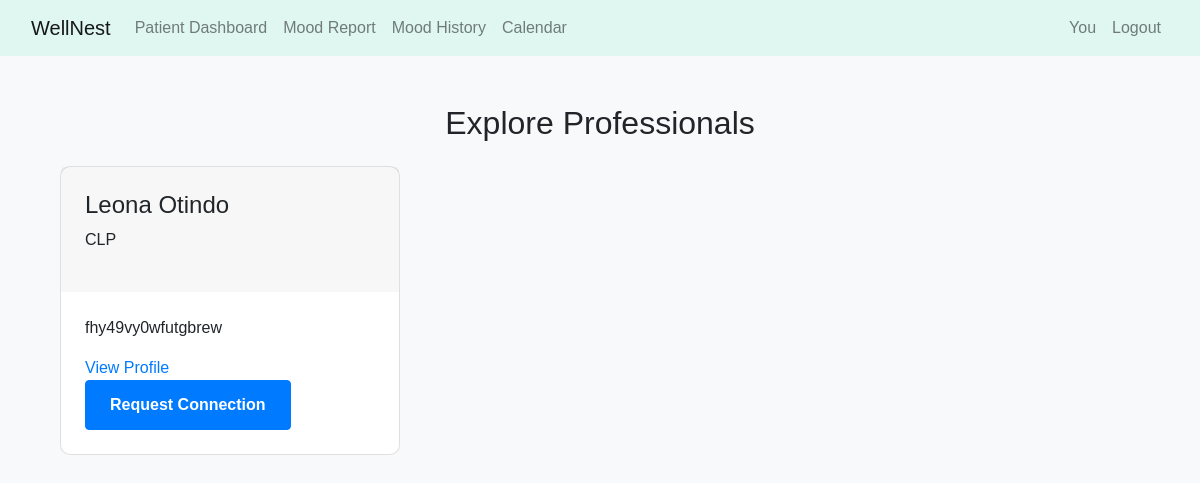
The app's page /explore-professionals/ (signed in), older data.
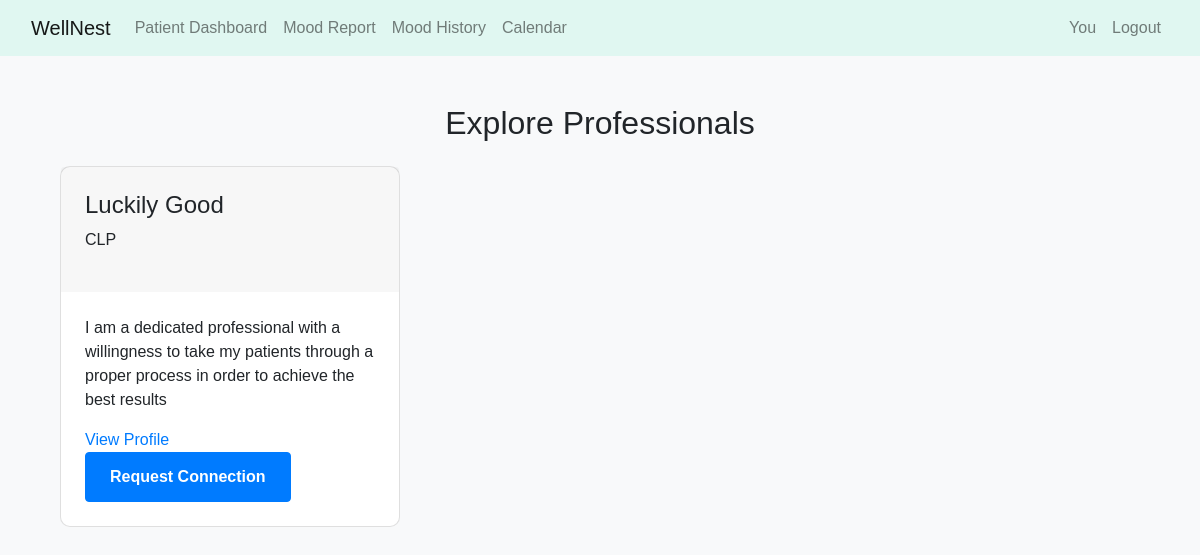
The same page, newer data.
### website/models.py (models this page shows, shortened)
class MentalHealthProfessional(models.Model):
    PROFESSION_CHOICES = [
        ('PSY', 'Psychiatrist'),
        ('CLP', 'Clinical Psychologist'),
        ('CP', 'Counseling Psychologist'),
        ('SW', 'Clinical Social Worker'),
        ('MFT', 'Marriage & Family Therapist'),
        ('LPC', 'Licensed Professional Counselor'),
        ('ART', 'Art Therapist'),
        ('MHC', 'Mental Health Counselor'),
    ]
    APPROACH_CHOICES = [
        ('CBT', 'Cognitive Behavioral Therapy'),
        ('PDY', 'Psychodynamic Therapy'),
        ('HMN', 'Humanistic Therapy'),
        ('INT', 'Integrative Therapy'),
        ('DBT', 'Dialectical Behavior Therapy'),
        ('ACT', 'Acceptance & Commitment Therapy'),
        ('EMD', 'EMDR'),
        ('SOL', 'Solution-Focused Therapy'),
    ]
    user = models.OneToOneField(User, on_delete=models.CASCADE, related_name='mental_health_pro')
    profession = models.CharField(max_length=3, choices=PROFESSION_CHOICES)
    license_number = models.CharField(max_length=50, unique=True)
    license_state = models.CharField(max_length=50, null=True, blank=True)
    therapeutic_approaches = models.CharField(max_length=200, null=True, blank=True)  # Comma-separated list of APPROACH_CHOICES
    bio = models.TextField(blank=True)
    profile_complete = models.BooleanField(default=False)
    years_of_experience = models.PositiveIntegerField(default=0)
    qualifications = models.TextField(null=True, blank=True)
    areas_of_focus = models.TextField(help_text="Specific mental health conditions or populations you specialize in")
    practice_name = models.CharField(max_length=200, blank=True)
    website = models.URLField(blank=True)
    accepts_insurance = models.BooleanField(default=False)
    sliding_scale = models.BooleanField(default=False)
    phone = models.CharField(max_length=20)
    emergency_contact = models.CharField(max_length=20, blank=True)
    address = models.TextField(blank=True)
    city = models.CharField(max_length=100)
    state = models.CharField(max_length=100)
    country = CountryField()
    postal_code = models.CharField(max_length=20)
    session_format = models.CharField(max_length=100,
                                   choices=[('INP', 'In-person'), ('ONL', 'Online'), ('BOTH', 'Both')])
    session_length = models.PositiveIntegerField(default=50, help_text="Typical session length in minutes")
    session_fee = models.DecimalField(max_digits=6, decimal_places=2, default=0.00,  # Add default value
        help_text="Fee per session in your local currency")
    availability = models.TextField(help_text="Your typical availability (e.g., Mon-Wed 9am-5pm)")
    profile_picture = models.ImageField(upload_to='therapists/profile_pics/', blank=True)
    license_verification = models.FileField(upload_to='therapists/license_docs/')
    crisis_protocol = models.TextField(blank=True, help_text="Your protocol for handling client crises")
    created_at = models.DateTimeField(auto_now_add=True)
    updated_at = models.DateTimeField(auto_now=True)

### website/relationship_views.py (the view)
# urls.py: path('explore-professionals/', relationship_views.explore_professionals, name='explore_professionals'),
@login_required
def explore_professionals(request):
    professionals = MentalHealthProfessional.objects.filter(profile_complete=True).select_related('user')
    relationships = PatientProfessionalRelationship.objects.filter(
        patient=request.user
    )
    relationship_dict = {rel.professional.id: rel for rel in relationships}
    for professional in professionals:
        rel = relationship_dict.get(professional.user.id)
        if rel:
            professional.connection_status = rel.status
            professional.rejection_reason = rel.rejection_reason
        else:
            professional.connection_status = None
            professional.rejection_reason = ''
    context = {
        'professionals': professionals,
    }
    return render(request, 'profiles/explore_professionals.html', context)

### website/templates/profiles/explore_professionals.html (shortened to what this page needs)
{% extends 'base.html' %}
{% block content %}
<div class="container mt-4">
    <h2 class="text-center mb-4">Explore Professionals</h2>
    <div class="row">
        {% for professional in professionals %}
            <div class="col-md-4">
                <div class="card">
                    <div class="card-header">
                        <h4>{{ professional.user.first_name }} {{ professional.user.last_name }}</h4>
                        <p>{{ professional.profession }}</p>
                    </div>
                    <div class="card-body">
                        <p>{{ professional.bio }}</p>
                        <a href="{% url 'view_professional_profile' professional.user.id %}">View Profile</a>
                        {% if professional.connection_status == 'pending' %}
                            <button class="btn btn-secondary" disabled>Request Sent</button>
                        {% elif professional.connection_status == 'accepted' %}
                            <button class="btn btn-success" disabled>Connected</button>
                        {% elif professional.connection_status == 'rejected' %}
                            <a href="{% url 'request_connection' professional_id=professional.user.id %}" class="btn btn-warning">
                                Resend Request
                            </a>
                        {% else %}
                        {% if professional.connection_status == 'pending' %}
                        <button class="btn btn-secondary" disabled>Request Pending</button>
                    {% elif professional.connection_status == 'accepted' %}
                        <button class="btn btn-success" disabled>Connected</button>
                    {% else %}
                        <a href="{% url 'request_connection' professional_id=professional.user.id %}" class="btn btn-primary">
                            Request Connection
                        </a>
                    {% endif %}
                        {% endif %}
                    </div>
                </div>
            </div>
        {% empty %}
            <p>No professionals available.</p>
        {% endfor %}
    </div>
</div>
{% endblock %}

Row changes from the older to the newer data that the page shows:
changed MentalHealthProfessional "CLP": user.first_name "Leona" → "Luckily"; user.last_name "Otindo" → "Good"; bio "fhy49vy0wfutgbrew" → "I am a dedicated professional with a willingness to take my patients through a proper process in order to achieve the best results"
